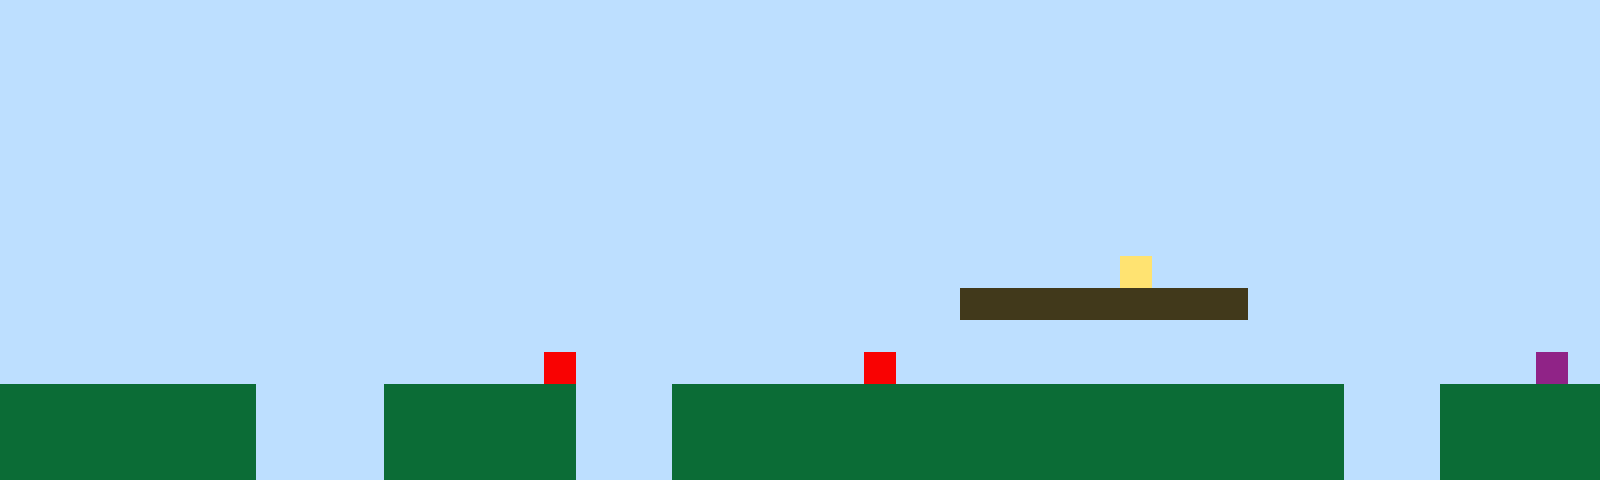

Tiled map render using the project's own tile images. Description and the whole map definition, tile-layer contents included, below:
An orthogonal 50x15 tile map with 32x32 px tiles, 1 tile layer (Tile Layer 1).

<map version="1.10" tiledversion="1.11.2" orientation="orthogonal" renderorder="right-up" width="50" height="15" tilewidth="32" tileheight="32" infinite="0" nextlayerid="2" nextobjectid="1"><editorsettings><export target="map1.csv" format="csv" /></editorsettings><tileset firstgid="1" name="sprites" tilewidth="32" tileheight="32" tilecount="6" columns="3"><image source="sprites.png" width="96" height="64" /></tileset><layer id="1" name="Tile Layer 1" width="50" height="15"><data encoding="csv">1,1,1,1,1,1,1,1,1,1,1,1,1,1,1,1,1,1,1,1,1,1,1,1,1,1,1,1,1,1,1,1,1,1,1,1,1,1,1,1,1,1,1,1,1,1,1,1,1,1,1,1,1,1,1,1,1,1,1,1,1,1,1,1,1,1,1,1,1,1,1,1,1,1,1,1,1,1,1,1,1,1,1,1,1,1,1,1,1,1,1,1,1,1,1,1,1,1,1,1,1,1,1,1,1,1,1,1,1,1,1,1,1,1,1,1,1,1,1,1,1,1,1,1,1,1,1,1,1,1,1,1,1,1,1,1,1,1,1,1,1,1,1,1,1,1,1,1,1,1,1,1,1,1,1,1,1,1,1,1,1,1,1,1,1,1,1,1,1,1,1,1,1,1,1,1,1,1,1,1,1,1,1,1,1,1,1,1,1,1,1,1,1,1,1,1,1,1,1,1,1,1,1,1,1,1,1,1,1,1,1,1,1,1,1,1,1,1,1,1,1,1,1,1,1,1,1,1,1,1,1,1,1,1,1,1,1,1,1,1,1,1,1,1,1,1,1,1,1,1,1,1,1,1,1,1,1,1,1,1,1,1,1,1,1,1,1,1,1,1,1,1,1,1,1,1,1,1,1,1,1,1,1,1,1,1,1,1,1,1,1,1,1,1,1,1,1,1,1,1,1,1,1,1,1,1,1,1,1,1,1,1,1,1,1,1,1,1,1,1,1,1,1,1,1,1,1,1,1,1,1,1,1,1,1,1,1,1,1,1,1,1,1,1,1,1,1,1,1,1,1,1,1,1,1,1,1,1,1,1,1,1,1,1,1,1,1,1,1,1,1,1,1,1,1,1,1,1,1,1,1,1,1,1,1,1,1,1,1,1,1,1,1,1,1,1,1,1,1,1,1,1,1,1,1,1,1,1,1,1,1,1,1,1,1,1,1,1,1,1,1,1,1,1,1,1,1,1,1,1,1,1,1,1,1,4,1,1,1,1,1,1,1,1,1,1,1,1,1,1,1,1,1,1,1,1,1,1,1,1,1,1,1,1,1,1,1,1,1,1,1,1,1,1,1,1,1,1,1,1,3,3,3,3,3,3,3,3,3,1,1,1,1,1,1,1,1,1,1,1,1,1,1,1,1,1,1,1,1,1,1,1,1,1,1,1,1,1,1,1,1,1,1,1,1,1,1,1,1,1,1,1,1,1,1,1,1,1,1,1,1,1,1,1,1,1,1,1,1,1,1,1,1,1,1,1,1,1,1,1,1,1,1,1,1,1,1,5,1,1,1,1,1,1,1,1,1,5,1,1,1,1,1,1,1,1,1,1,1,1,1,1,1,1,1,1,1,1,6,1,2,2,2,2,2,2,2,2,1,1,1,1,2,2,2,2,2,2,1,1,1,2,2,2,2,2,2,2,2,2,2,2,2,2,2,2,2,2,2,2,2,2,1,1,1,2,2,2,2,2,2,2,2,2,2,2,2,2,1,1,1,1,2,2,2,2,2,2,1,1,1,2,2,2,2,2,2,2,2,2,2,2,2,2,2,2,2,2,2,2,2,2,1,1,1,2,2,2,2,2,2,2,2,2,2,2,2,2,1,1,1,1,2,2,2,2,2,2,1,1,1,2,2,2,2,2,2,2,2,2,2,2,2,2,2,2,2,2,2,2,2,2,1,1,1,2,2,2,2,2</data></layer></map>
